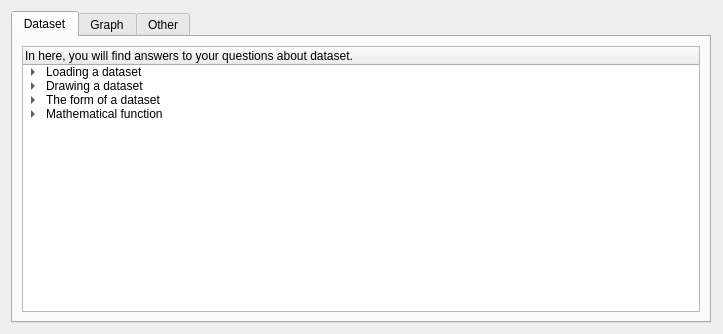
<?xml version="1.0" encoding="UTF-8"?>
<ui version="4.0">
 <class>HelpDialog</class>
 <widget class="QDialog" name="HelpDialog">
  <property name="geometry">
   <rect>
    <x>0</x>
    <y>0</y>
    <width>723</width>
    <height>334</height>
   </rect>
  </property>
  <property name="sizePolicy">
   <sizepolicy hsizetype="Expanding" vsizetype="Expanding">
    <horstretch>0</horstretch>
    <verstretch>0</verstretch>
   </sizepolicy>
  </property>
  <property name="minimumSize">
   <size>
    <width>650</width>
    <height>200</height>
   </size>
  </property>
  <property name="maximumSize">
   <size>
    <width>800</width>
    <height>600</height>
   </size>
  </property>
  <property name="windowTitle">
   <string>Help</string>
  </property>
  <property name="windowIcon">
   <iconset resource="resources.qrc">
    <normaloff>:/icons/helpSymbol.svg</normaloff>:/icons/helpSymbol.svg</iconset>
  </property>
  <layout class="QVBoxLayout" name="verticalLayout">
   <item>
    <widget class="QTabWidget" name="tabWidget">
     <property name="maximumSize">
      <size>
       <width>700</width>
       <height>600</height>
      </size>
     </property>
     <property name="toolTip">
      <string>&lt;html&gt;&lt;head/&gt;&lt;body&gt;&lt;p&gt;&lt;br/&gt;&lt;/p&gt;&lt;p&gt;&lt;br/&gt;&lt;/p&gt;&lt;p&gt;&lt;br/&gt;&lt;/p&gt;&lt;/body&gt;&lt;/html&gt;</string>
     </property>
     <property name="accessibleName">
      <string notr="true"/>
     </property>
     <property name="styleSheet">
      <string notr="true"/>
     </property>
     <property name="currentIndex">
      <number>0</number>
     </property>
     <property name="elideMode">
      <enum>Qt::ElideNone</enum>
     </property>
     <widget class="QWidget" name="Dataset">
      <property name="maximumSize">
       <size>
        <width>800</width>
        <height>600</height>
       </size>
      </property>
      <property name="whatsThis">
       <string>&lt;html&gt;&lt;head/&gt;&lt;body&gt;&lt;p&gt;&lt;br/&gt;&lt;/p&gt;&lt;/body&gt;&lt;/html&gt;</string>
      </property>
      <attribute name="title">
       <string>Dataset</string>
      </attribute>
      <layout class="QHBoxLayout" name="horizontalLayout">
       <item>
        <widget class="QTreeWidget" name="treeWidget">
         <property name="maximumSize">
          <size>
           <width>700</width>
           <height>500</height>
          </size>
         </property>
         <property name="sizeAdjustPolicy">
          <enum>QAbstractScrollArea::AdjustToContents</enum>
         </property>
         <property name="textElideMode">
          <enum>Qt::ElideRight</enum>
         </property>
         <property name="rootIsDecorated">
          <bool>true</bool>
         </property>
         <property name="itemsExpandable">
          <bool>true</bool>
         </property>
         <property name="allColumnsShowFocus">
          <bool>false</bool>
         </property>
         <property name="wordWrap">
          <bool>true</bool>
         </property>
         <property name="headerHidden">
          <bool>false</bool>
         </property>
         <property name="expandsOnDoubleClick">
          <bool>false</bool>
         </property>
         <property name="columnCount">
          <number>1</number>
         </property>
         <column>
          <property name="text">
           <string>In here, you will find answers to your questions about dataset. </string>
          </property>
         </column>
         <item>
          <property name="text">
           <string>Loading a dataset</string>
          </property>
          <item>
           <property name="text">
            <string>Loading a file can be done by clicking on File menu -&gt; Load Dataset
Alternatively, by clicking on the page symbol in the toolbar at the top of the app.</string>
           </property>
          </item>
         </item>
         <item>
          <property name="text">
           <string>Drawing a dataset</string>
          </property>
          <item>
           <property name="text">
            <string>It is also possible to draw a dataset by clicking on File manu -&gt; Draw dataset.
Insert the x and y values in the table. 
The dataset will be saved in a .txt file. </string>
           </property>
          </item>
         </item>
         <item>
          <property name="text">
           <string>The form of a dataset</string>
          </property>
          <item>
           <property name="text">
            <string>The app currently is designed to work with datasets saved in .txt file, where the data is listed in two columns. 
The first column is the x coordinate of the data point while the second is the y- coordinate of the datapoints. 
</string>
           </property>
           <property name="flags">
            <set>ItemIsEnabled|ItemIsAutoTristate</set>
           </property>
          </item>
         </item>
         <item>
          <property name="text">
           <string>Mathematical function</string>
          </property>
          <item>
           <property name="text">
            <string>Menu -&gt; Analysis to perform mathematical functions between datasets</string>
           </property>
          </item>
         </item>
        </widget>
       </item>
      </layout>
     </widget>
     <widget class="QWidget" name="Graph">
      <attribute name="title">
       <string>Graph</string>
      </attribute>
      <layout class="QHBoxLayout" name="horizontalLayout_3">
       <item>
        <widget class="QTreeWidget" name="treeWidget_2">
         <property name="maximumSize">
          <size>
           <width>700</width>
           <height>600</height>
          </size>
         </property>
         <property name="frameShape">
          <enum>QFrame::Box</enum>
         </property>
         <property name="sizeAdjustPolicy">
          <enum>QAbstractScrollArea::AdjustToContents</enum>
         </property>
         <property name="textElideMode">
          <enum>Qt::ElideRight</enum>
         </property>
         <property name="horizontalScrollMode">
          <enum>QAbstractItemView::ScrollPerItem</enum>
         </property>
         <property name="itemsExpandable">
          <bool>true</bool>
         </property>
         <property name="wordWrap">
          <bool>true</bool>
         </property>
         <property name="headerHidden">
          <bool>false</bool>
         </property>
         <column>
          <property name="text">
           <string>In here, you will find answers to your questions about plotting a dataset.</string>
          </property>
         </column>
         <item>
          <property name="text">
           <string>How to plot a dataset ?</string>
          </property>
          <property name="flags">
           <set>ItemIsSelectable|ItemIsDragEnabled|ItemIsDropEnabled|ItemIsUserCheckable|ItemIsEnabled|ItemIsAutoTristate</set>
          </property>
          <item>
           <property name="text">
            <string>The app currently has only one way of plotting a XY plot of the dataset. 
That is by right-clicking on the dataset window-&gt; plot-&gt; XY plot. 
</string>
           </property>
           <property name="flags">
            <set>ItemIsEnabled|ItemIsAutoTristate</set>
           </property>
          </item>
         </item>
         <item>
          <property name="text">
           <string>Edit the graph</string>
          </property>
          <item>
           <property name="text">
            <string>Change colors</string>
           </property>
           <item>
            <property name="text">
             <string>To change the color of the curve, right-click on the window, NOT THE PLOT. 
Curve properties -&gt; Change color.
Select the graph you want to change color of and pick a color. </string>
            </property>
           </item>
          </item>
          <item>
           <property name="text">
            <string>Change width</string>
           </property>
           <item>
            <property name="text">
             <string>To change the width of the curve, right-click on the window, NOT THE PLOT.
Cirve properties -&gt; Change curve width.
Depending on what you want, increase or decrease.
Select the graph you want to change width of.</string>
            </property>
           </item>
          </item>
          <item>
           <property name="text">
            <string>Change curve stye</string>
           </property>
           <item>
            <property name="text">
             <string>If you change the curve style, it will affect all the graphs.</string>
            </property>
           </item>
          </item>
         </item>
         <item>
          <property name="text">
           <string>Plot multiple datasets</string>
          </property>
          <item>
           <property name="text">
            <string>You can add a new graph on an already drawn dataset.
Right-click and Curve properties -&gt; Plot multiple datasets.
You can only pick from datasets that have been loaded in the app.</string>
           </property>
          </item>
         </item>
         <item>
          <property name="text">
           <string>Plot an histogram</string>
          </property>
          <item>
           <property name="text">
            <string>Menu Polt -&gt; Plot histogram
Can only plot open datasets.
The histogram plotting is not accurate yet, it still in the process of being designed. 
Can also be accesed by Right click on a dataset </string>
           </property>
          </item>
         </item>
        </widget>
       </item>
      </layout>
     </widget>
     <widget class="QWidget" name="Other">
      <attribute name="title">
       <string>Other</string>
      </attribute>
      <layout class="QHBoxLayout" name="horizontalLayout_2">
       <item>
        <widget class="QTreeWidget" name="treeWidget_3">
         <property name="maximumSize">
          <size>
           <width>700</width>
           <height>600</height>
          </size>
         </property>
         <property name="frameShape">
          <enum>QFrame::Box</enum>
         </property>
         <property name="sizeAdjustPolicy">
          <enum>QAbstractScrollArea::AdjustToContents</enum>
         </property>
         <property name="textElideMode">
          <enum>Qt::ElideRight</enum>
         </property>
         <property name="horizontalScrollMode">
          <enum>QAbstractItemView::ScrollPerItem</enum>
         </property>
         <property name="itemsExpandable">
          <bool>true</bool>
         </property>
         <property name="wordWrap">
          <bool>true</bool>
         </property>
         <property name="headerHidden">
          <bool>false</bool>
         </property>
         <column>
          <property name="text">
           <string>Can be used for future purposes.</string>
          </property>
         </column>
        </widget>
       </item>
      </layout>
     </widget>
    </widget>
   </item>
  </layout>
 </widget>
 <tabstops>
  <tabstop>tabWidget</tabstop>
 </tabstops>
 <resources>
  <include location="resources.qrc"/>
 </resources>
 <connections/>
</ui>
